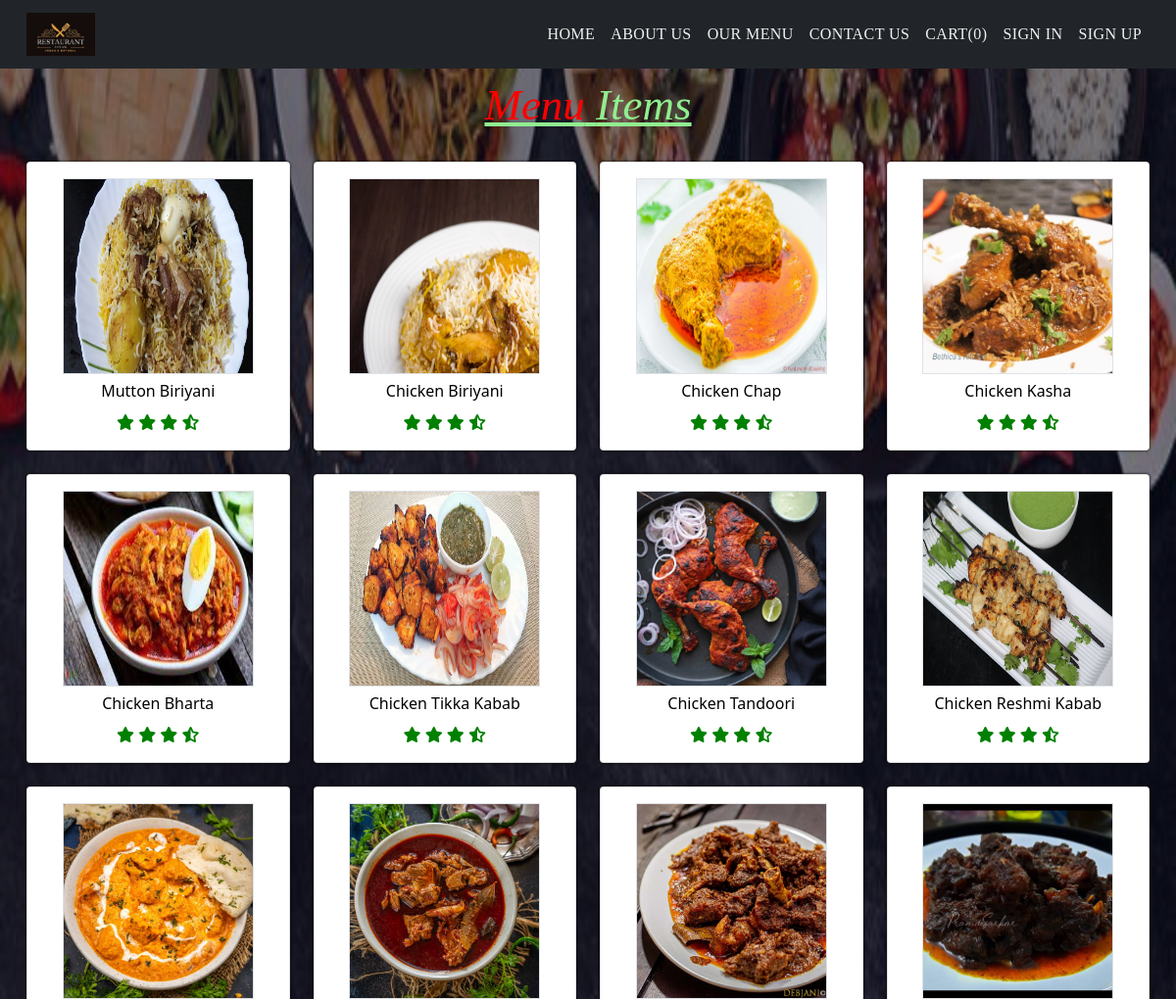
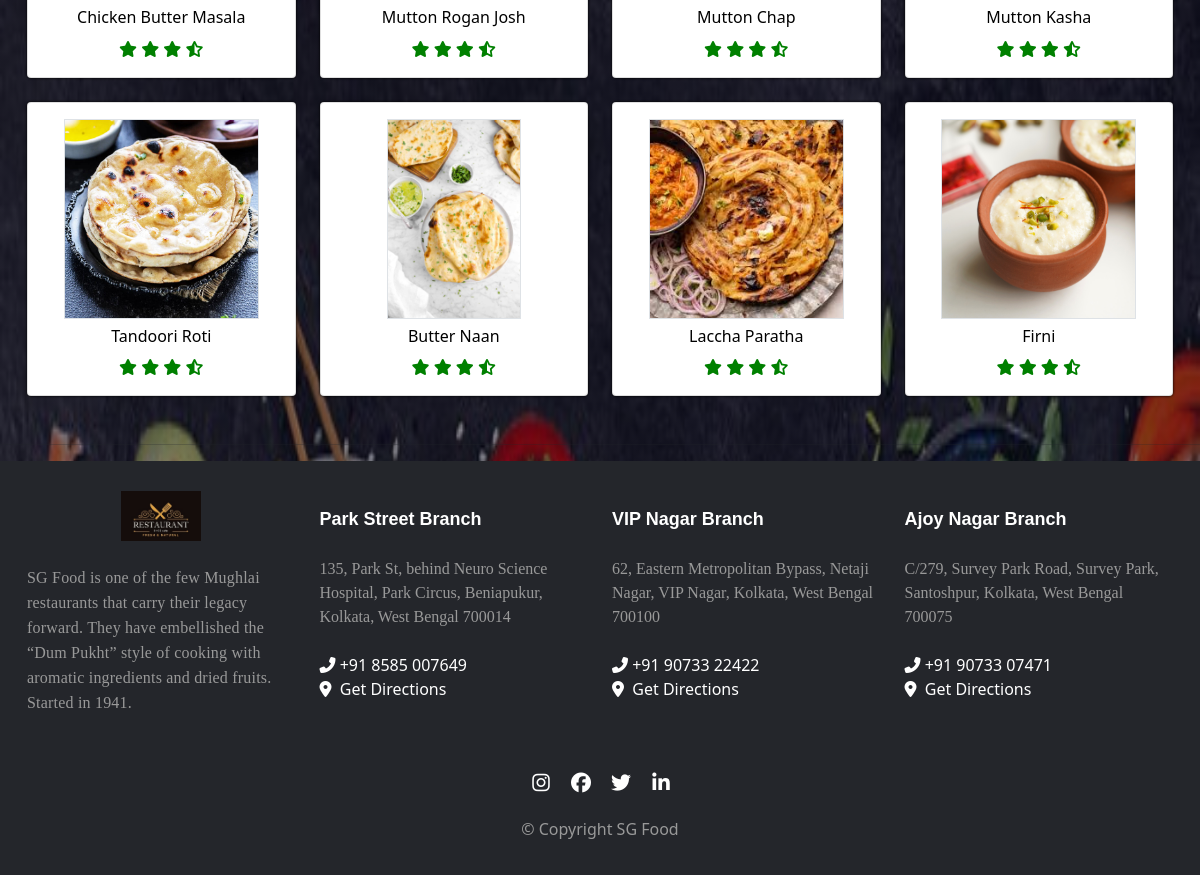
The page /product.php on the database its author committed (2 pictures, top to bottom).
### tables this page shows
CREATE TABLE `product` (
  `ID` varchar(20) NOT NULL,
  `Name` varchar(50) NOT NULL,
  `Description` varchar(100) NOT NULL,
  `CP` int(20) NOT NULL,
  `SP` int(20) NOT NULL,
  `Image` varchar(100) NOT NULL
);

### product.php (the view, shortened to what this page needs)
<!DOCTYPE html>
<html>
<head>
	<link href="https://cdn.jsdelivr.net/npm/bootstrap@5.0.2/dist/css/bootstrap.min.css" rel="stylesheet">
	<link rel="stylesheet" href="https://cdnjs.cloudflare.com/ajax/libs/font-awesome/5.15.3/css/all.min.css" />
    <link rel="stylesheet" href="https://cdnjs.cloudflare.com/ajax/libs/font-awesome/6.4.2/css/all.min.css" />
    <link rel="stylesheet" href="https://cdnjs.cloudflare.com/ajax/libs/font-awesome/5.15.3/css/all.min.css" />
</head>
<body style="background-color: #ba9d9b;">
<?php
include 'NavBar.php';
$sql= "select * from product";
$r= mysqli_query($con,$sql);
?>
<section  class="mb-4 mt-1">
	<div class="container">
		<center><span class="t1"><font style="color:red;">Menu</font> Items</span></center><br>
		<div class="row items">
<?php
	while ($row=mysqli_fetch_assoc($r))
	{
	?>
	<br><br>
			<div class="col-lg-3 col-sm-6 mb-2" id="c">
				<div class="card mb-3" style="box-shadow: 0 0 2px 1px rgba(0,0,0,0.5)">
					<div class="card-body">
	  				<center><img src="Admin/<?php echo $row['Image']; ?>" style="max-width: 195px;height: 200px;" class="img-fluid border"><br>
	  				<div style="font-style: Sans-serif;" class="mx-3"><h4><a  style="color:black; " href="showdetails.php?id=<?php echo $row['ID']?>"><?php echo $row['Name']; ?></a></h4></div></center>
	  			<center><div class="rating" style="color: green;">
                <i class="fa-solid fa-star" ></i>
                <i class="fa-solid fa-star" ></i>
                <i class="fa-solid fa-star" ></i>
                <i class="fa-solid fa-star-half-stroke"></i>
                </div></center>
	  			</div>
	  		</div>
	  		</div>
				<?php
		}
	?>
		</div>
	</div>
</section>
<hr></hr>
<?php
include 'footer.php';
?>
</body>
</html>

### product.php (style rules this page uses)
body { background-size:contain; background-image: linear-gradient(rgba(4,9,30,0.5),rgba(4,9,30,0.5)),url("food2.jpeg");*/ background-repeat: no-repeat; background-size: 100% 100%; }
.items { display: flex; justify-content: space-between; }
.t1 { font-weight: 500; font-size: 45px; color: lightgreen; font-family: 'Brush Script MT', cursive; font-style: italic; text-decoration: underline; }

### footer.php (style rules this page uses)
* { margin: 0; padding: 0; box-sizing: border-box; }
.container { max-width: 1170px; margin: auto; }
.row { display: flex; flex-wrap: wrap; }
a { text-decoration: none; color: #A0A0A0; font-size: 16px; }

### rows shown on the page
product: Image (picture), Name "Mutton Biriyani"
product: Image (picture), Name "Chicken Biriyani"
product: Image (picture), Name "Chicken Chap"
product: Image (picture), Name "Chicken Kasha"
product: Image (picture), Name "Chicken Bharta"
product: Image (picture), Name "Chicken Tikka Kabab"
product: Image (picture), Name "Chicken Tandoori"
product: Image (picture), Name "Chicken Reshmi Kabab"
product: Image (picture), Name "Chicken Butter Masala"
product: Image (picture), Name "Mutton Rogan Josh"
product: Image (picture), Name "Mutton Chap"
product: Image (picture), Name "Mutton Kasha"
product: Image (picture), Name "Tandoori Roti"
product: Image (picture), Name "Butter Naan"
product: Image (picture), Name "Laccha Paratha"
product: Image (picture), Name "Firni"
